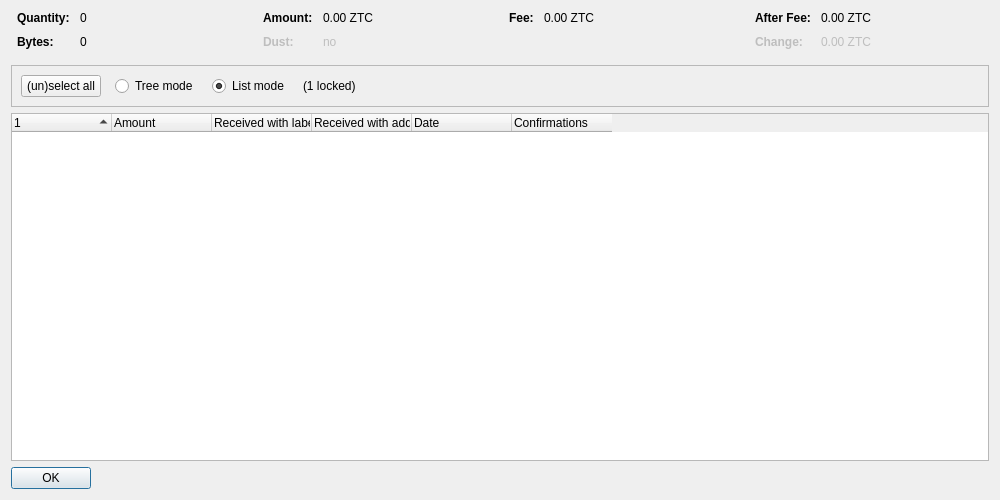
<?xml version="1.0" encoding="UTF-8"?>
<ui version="4.0">
 <class>CoinControlDialog</class>
 <widget class="QDialog" name="CoinControlDialog">
  <property name="geometry">
   <rect>
    <x>0</x>
    <y>0</y>
    <width>1000</width>
    <height>500</height>
   </rect>
  </property>
  <property name="windowTitle">
   <string>Coin Selection</string>
  </property>
  <layout class="QVBoxLayout" name="verticalLayout">
   <item>
    <layout class="QHBoxLayout" name="horizontalLayoutTop" stretch="0,0,0,0">
     <property name="topMargin">
      <number>0</number>
     </property>
     <property name="bottomMargin">
      <number>10</number>
     </property>
     <item>
      <layout class="QFormLayout" name="formLayoutCoinControl1">
       <property name="horizontalSpacing">
        <number>10</number>
       </property>
       <property name="verticalSpacing">
        <number>10</number>
       </property>
       <property name="leftMargin">
        <number>6</number>
       </property>
       <property name="rightMargin">
        <number>6</number>
       </property>
       <item row="0" column="0">
        <widget class="QLabel" name="labelCoinControlQuantityText">
         <property name="font">
          <font>
           <weight>75</weight>
           <bold>true</bold>
          </font>
         </property>
         <property name="text">
          <string>Quantity:</string>
         </property>
        </widget>
       </item>
       <item row="0" column="1">
        <widget class="QLabel" name="labelCoinControlQuantity">
         <property name="cursor">
          <cursorShape>IBeamCursor</cursorShape>
         </property>
         <property name="contextMenuPolicy">
          <enum>Qt::ActionsContextMenu</enum>
         </property>
         <property name="text">
          <string notr="true">0</string>
         </property>
         <property name="textInteractionFlags">
          <set>Qt::LinksAccessibleByMouse|Qt::TextSelectableByKeyboard|Qt::TextSelectableByMouse</set>
         </property>
        </widget>
       </item>
       <item row="1" column="0">
        <widget class="QLabel" name="labelCoinControlBytesText">
         <property name="font">
          <font>
           <weight>75</weight>
           <bold>true</bold>
          </font>
         </property>
         <property name="text">
          <string>Bytes:</string>
         </property>
        </widget>
       </item>
       <item row="1" column="1">
        <widget class="QLabel" name="labelCoinControlBytes">
         <property name="cursor">
          <cursorShape>IBeamCursor</cursorShape>
         </property>
         <property name="contextMenuPolicy">
          <enum>Qt::ActionsContextMenu</enum>
         </property>
         <property name="text">
          <string notr="true">0</string>
         </property>
         <property name="textInteractionFlags">
          <set>Qt::LinksAccessibleByMouse|Qt::TextSelectableByKeyboard|Qt::TextSelectableByMouse</set>
         </property>
        </widget>
       </item>
      </layout>
     </item>
     <item>
      <layout class="QFormLayout" name="formLayoutCoinControl2">
       <property name="horizontalSpacing">
        <number>10</number>
       </property>
       <property name="verticalSpacing">
        <number>10</number>
       </property>
       <property name="leftMargin">
        <number>6</number>
       </property>
       <property name="rightMargin">
        <number>6</number>
       </property>
       <item row="0" column="0">
        <widget class="QLabel" name="labelCoinControlAmountText">
         <property name="font">
          <font>
           <weight>75</weight>
           <bold>true</bold>
          </font>
         </property>
         <property name="text">
          <string>Amount:</string>
         </property>
        </widget>
       </item>
       <item row="0" column="1">
        <widget class="QLabel" name="labelCoinControlAmount">
         <property name="cursor">
          <cursorShape>IBeamCursor</cursorShape>
         </property>
         <property name="contextMenuPolicy">
          <enum>Qt::ActionsContextMenu</enum>
         </property>
         <property name="text">
          <string notr="true">0.00 ZTC</string>
         </property>
         <property name="textInteractionFlags">
          <set>Qt::LinksAccessibleByMouse|Qt::TextSelectableByKeyboard|Qt::TextSelectableByMouse</set>
         </property>
        </widget>
       </item>
       <item row="1" column="0">
        <widget class="QLabel" name="labelCoinControlLowOutputText">
         <property name="enabled">
          <bool>false</bool>
         </property>
         <property name="font">
          <font>
           <weight>75</weight>
           <bold>true</bold>
          </font>
         </property>
         <property name="text">
          <string>Dust:</string>
         </property>
        </widget>
       </item>
       <item row="1" column="1">
        <widget class="QLabel" name="labelCoinControlLowOutput">
         <property name="enabled">
          <bool>false</bool>
         </property>
         <property name="cursor">
          <cursorShape>IBeamCursor</cursorShape>
         </property>
         <property name="contextMenuPolicy">
          <enum>Qt::ActionsContextMenu</enum>
         </property>
         <property name="text">
          <string notr="true">no</string>
         </property>
         <property name="textInteractionFlags">
          <set>Qt::LinksAccessibleByMouse|Qt::TextSelectableByKeyboard|Qt::TextSelectableByMouse</set>
         </property>
        </widget>
       </item>
      </layout>
     </item>
     <item>
      <layout class="QFormLayout" name="formLayoutCoinControl3">
       <property name="horizontalSpacing">
        <number>10</number>
       </property>
       <property name="verticalSpacing">
        <number>10</number>
       </property>
       <property name="leftMargin">
        <number>6</number>
       </property>
       <property name="rightMargin">
        <number>6</number>
       </property>
       <item row="0" column="0">
        <widget class="QLabel" name="labelCoinControlFeeText">
         <property name="font">
          <font>
           <weight>75</weight>
           <bold>true</bold>
          </font>
         </property>
         <property name="text">
          <string>Fee:</string>
         </property>
        </widget>
       </item>
       <item row="0" column="1">
        <widget class="QLabel" name="labelCoinControlFee">
         <property name="cursor">
          <cursorShape>IBeamCursor</cursorShape>
         </property>
         <property name="contextMenuPolicy">
          <enum>Qt::ActionsContextMenu</enum>
         </property>
         <property name="text">
          <string notr="true">0.00 ZTC</string>
         </property>
         <property name="textInteractionFlags">
          <set>Qt::LinksAccessibleByMouse|Qt::TextSelectableByKeyboard|Qt::TextSelectableByMouse</set>
         </property>
        </widget>
       </item>
      </layout>
     </item>
     <item>
      <layout class="QFormLayout" name="formLayoutCoinControl4">
       <property name="horizontalSpacing">
        <number>10</number>
       </property>
       <property name="verticalSpacing">
        <number>10</number>
       </property>
       <property name="leftMargin">
        <number>6</number>
       </property>
       <property name="rightMargin">
        <number>6</number>
       </property>
       <item row="0" column="0">
        <widget class="QLabel" name="labelCoinControlAfterFeeText">
         <property name="font">
          <font>
           <weight>75</weight>
           <bold>true</bold>
          </font>
         </property>
         <property name="text">
          <string>After Fee:</string>
         </property>
        </widget>
       </item>
       <item row="0" column="1">
        <widget class="QLabel" name="labelCoinControlAfterFee">
         <property name="cursor">
          <cursorShape>IBeamCursor</cursorShape>
         </property>
         <property name="contextMenuPolicy">
          <enum>Qt::ActionsContextMenu</enum>
         </property>
         <property name="text">
          <string notr="true">0.00 ZTC</string>
         </property>
         <property name="textInteractionFlags">
          <set>Qt::LinksAccessibleByMouse|Qt::TextSelectableByKeyboard|Qt::TextSelectableByMouse</set>
         </property>
        </widget>
       </item>
       <item row="1" column="0">
        <widget class="QLabel" name="labelCoinControlChangeText">
         <property name="enabled">
          <bool>false</bool>
         </property>
         <property name="font">
          <font>
           <weight>75</weight>
           <bold>true</bold>
          </font>
         </property>
         <property name="text">
          <string>Change:</string>
         </property>
        </widget>
       </item>
       <item row="1" column="1">
        <widget class="QLabel" name="labelCoinControlChange">
         <property name="enabled">
          <bool>false</bool>
         </property>
         <property name="cursor">
          <cursorShape>IBeamCursor</cursorShape>
         </property>
         <property name="contextMenuPolicy">
          <enum>Qt::ActionsContextMenu</enum>
         </property>
         <property name="text">
          <string notr="true">0.00 ZTC</string>
         </property>
         <property name="textInteractionFlags">
          <set>Qt::LinksAccessibleByMouse|Qt::TextSelectableByKeyboard|Qt::TextSelectableByMouse</set>
         </property>
        </widget>
       </item>
      </layout>
     </item>
    </layout>
   </item>
   <item>
    <widget class="QFrame" name="frame">
     <property name="minimumSize">
      <size>
       <width>0</width>
       <height>40</height>
      </size>
     </property>
     <property name="frameShape">
      <enum>QFrame::StyledPanel</enum>
     </property>
     <property name="frameShadow">
      <enum>QFrame::Sunken</enum>
     </property>
     <layout class="QHBoxLayout" name="horizontalLayout">
      <item>
       <layout class="QHBoxLayout" name="horizontalLayoutPanel" stretch="0,0,0,0,0">
        <property name="spacing">
         <number>14</number>
        </property>
        <item>
         <widget class="QPushButton" name="pushButtonSelectAll">
          <property name="sizePolicy">
           <sizepolicy hsizetype="Maximum" vsizetype="Fixed">
            <horstretch>0</horstretch>
            <verstretch>0</verstretch>
           </sizepolicy>
          </property>
          <property name="text">
           <string>(un)select all</string>
          </property>
          <property name="autoDefault">
           <bool>false</bool>
          </property>
         </widget>
        </item>
        <item>
         <widget class="QRadioButton" name="radioTreeMode">
          <property name="sizePolicy">
           <sizepolicy hsizetype="Maximum" vsizetype="Fixed">
            <horstretch>0</horstretch>
            <verstretch>0</verstretch>
           </sizepolicy>
          </property>
          <property name="text">
           <string>Tree mode</string>
          </property>
         </widget>
        </item>
        <item>
         <widget class="QRadioButton" name="radioListMode">
          <property name="sizePolicy">
           <sizepolicy hsizetype="Maximum" vsizetype="Fixed">
            <horstretch>0</horstretch>
            <verstretch>0</verstretch>
           </sizepolicy>
          </property>
          <property name="text">
           <string>List mode</string>
          </property>
          <property name="checked">
           <bool>true</bool>
          </property>
         </widget>
        </item>
        <item>
         <widget class="QLabel" name="labelLocked">
          <property name="text">
           <string notr="true">(1 locked)</string>
          </property>
         </widget>
        </item>
        <item>
         <spacer name="horizontalSpacer">
          <property name="orientation">
           <enum>Qt::Horizontal</enum>
          </property>
          <property name="sizeHint" stdset="0">
           <size>
            <width>40</width>
            <height>20</height>
           </size>
          </property>
         </spacer>
        </item>
       </layout>
      </item>
     </layout>
    </widget>
   </item>
   <item>
    <widget class="CoinControlTreeWidget" name="treeWidget">
     <property name="contextMenuPolicy">
      <enum>Qt::CustomContextMenu</enum>
     </property>
     <property name="sortingEnabled">
      <bool>false</bool>
     </property>
     <property name="columnCount">
      <number>6</number>
     </property>
     <attribute name="headerShowSortIndicator" stdset="0">
      <bool>true</bool>
     </attribute>
     <attribute name="headerStretchLastSection">
      <bool>false</bool>
     </attribute>
     <column>
      <property name="text">
       <string/>
      </property>
     </column>
     <column>
      <property name="text">
       <string>Amount</string>
      </property>
     </column>
     <column>
      <property name="text">
       <string>Received with label</string>
      </property>
     </column>
     <column>
      <property name="text">
       <string>Received with address</string>
      </property>
     </column>
     <column>
      <property name="text">
       <string>Date</string>
      </property>
     </column>
     <column>
      <property name="text">
       <string>Confirmations</string>
      </property>
      <property name="toolTip">
       <string>Confirmed</string>
      </property>
     </column>
     <column>
      <property name="text">
       <string/>
      </property>
     </column>
     <column>
      <property name="text">
       <string/>
      </property>
     </column>
     <column>
      <property name="text">
       <string/>
      </property>
     </column>
     <column>
      <property name="text">
       <string/>
      </property>
     </column>
    </widget>
   </item>
   <item>
    <widget class="QDialogButtonBox" name="buttonBox">
     <property name="sizePolicy">
      <sizepolicy hsizetype="Maximum" vsizetype="Fixed">
       <horstretch>0</horstretch>
       <verstretch>0</verstretch>
      </sizepolicy>
     </property>
     <property name="orientation">
      <enum>Qt::Horizontal</enum>
     </property>
     <property name="standardButtons">
      <set>QDialogButtonBox::Ok</set>
     </property>
    </widget>
   </item>
  </layout>
 </widget>
 <customwidgets>
  <customwidget>
   <class>CoinControlTreeWidget</class>
   <extends>QTreeWidget</extends>
   <header>qt/coincontroltreewidget.h</header>
  </customwidget>
 </customwidgets>
 <resources/>
 <connections/>
</ui>
